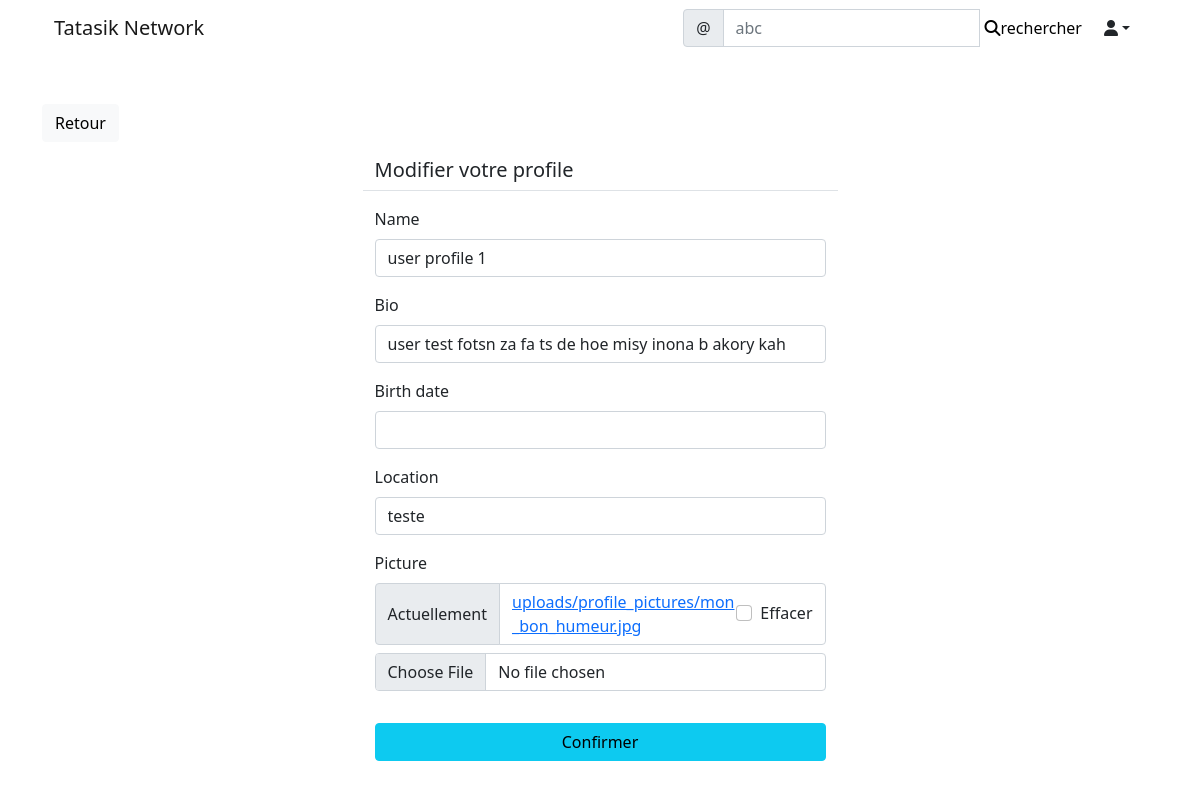
Page /social/profile/edit/1 (signed in) on the committed database.
### social/models.py (models this page shows)
class UserProfile(models.Model):
	user = models.OneToOneField(User, primary_key=True, verbose_name='user', related_name='profile', on_delete=models.CASCADE)
	name = models.CharField(max_length=30, blank=True, null=True)
	bio = models.CharField(max_length=500, blank=True, null=True)
	birth_date = models.DateField(null=True, blank=True)
	location = models.CharField(max_length=100, blank=True, null=True)
	picture = models.ImageField(upload_to='uploads/profile_pictures',default='uploads/profile_pictures/default.png', blank=True)
	followers = models.ManyToManyField(User,blank=True, related_name='followers')

### social/views.py (the view, shortened to what this page needs)
# urls.py: path('profile/edit/<int:pk>', ProfileEditView.as_view(), name='profile-edit'),
class ProfileEditView(LoginRequiredMixin, UserPassesTestMixin, UpdateView):
	model = UserProfile
	fields = ['name', 'bio', 'birth_date', 'location', 'picture']
	template_name = 'social/profile_edit.html'
	def test_func(self):
		profile = self.get_object()
		return self.request.user == profile.user

### social/templates/social/profile_edit.html (shortened to what this page needs)
{% extends 'landing/base.html' %}
{% load crispy_forms_tags %}
{% block content %}
<div class="container">
	<div class="row mt-5">
		<div class="col-md-5 col-sm-6">
			<a href="{% url 'profile' object.pk %}" class="btn btn-light">Retour</a>
		</div>
	</div>
	<div class="row justify-content-center mt-3">
		<div class="col-md-5 col-sm-12 border-bottom">
			<h5>Modifier votre profile</h5>
		</div>
	</div>
	<div class="row justify-content-center mt-3 mb-5">
		<div class="col-md-5 col-sm-12">
			<form method="POST" enctype="multipart/form-data">
				{{form | crispy}}
				<div class="d-grid gap-2">
					<button class="btn btn-info mt-3">Confirmer</button>
				</div>
			</form>
		</div>
	</div>
</div>
{% endblock content %}

### rows in the picture
UserProfile: name "user profile 1", bio "user test fotsn za fa ts de hoe misy inona b akory kah", location "teste"
